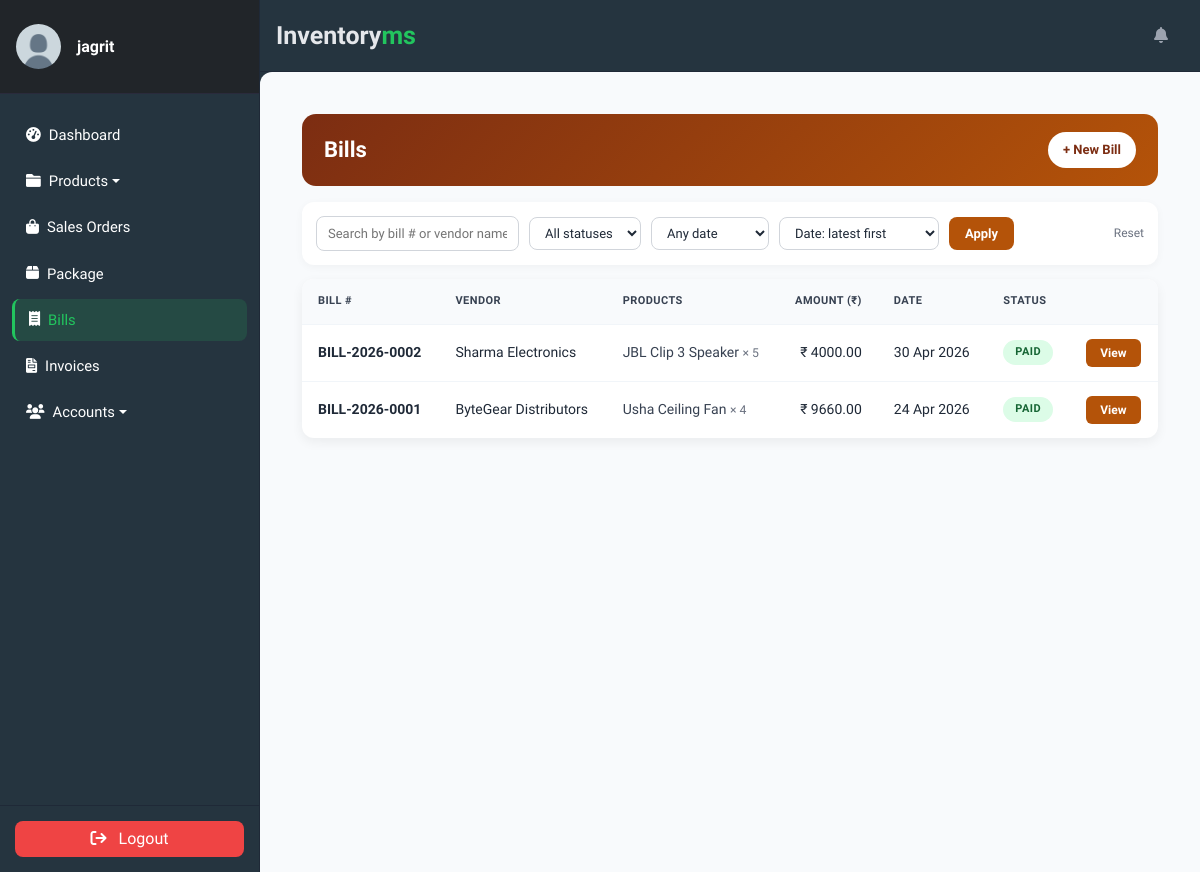
Page /bills/bills/ (signed in) on the committed database.
### accounts/models.py (models this page shows, shortened)
class Profile(models.Model):
    user = models.OneToOneField(
        User, on_delete=models.CASCADE, verbose_name='User'
    )
    slug = AutoSlugField(
        unique=True,
        verbose_name='Account ID',
        populate_from='email'
    )
    profile_picture = ProcessedImageField(
        default='profile_pics/default.jpg',
        upload_to='profile_pics',
        format='JPEG',
        processors=[ResizeToFill(150, 150)],
        options={'quality': 100}
    )
    telephone = PhoneNumberField(
        null=True, blank=True, verbose_name='Telephone'
    )
    email = models.EmailField(
        max_length=150, blank=True, null=True, verbose_name='Email'
    )
    first_name = models.CharField(
        max_length=30, blank=True, verbose_name='First Name'
    )
    last_name = models.CharField(
        max_length=30, blank=True, verbose_name='Last Name'
    )
    status = models.CharField(
        choices=STATUS_CHOICES,
        max_length=12,
        default='INA',
        verbose_name='Status'
    )
    role = models.CharField(
        choices=ROLE_CHOICES,
        max_length=12,
        blank=True,
        null=True,
        verbose_name='Role'
    )
    class Meta:
        ordering = ['slug']
        verbose_name = 'Profile'
        verbose_name_plural = 'Profiles'

class Vendor(models.Model):
    name = models.CharField(max_length=100, verbose_name='Name')
    slug = AutoSlugField(
        unique=True,
        populate_from='name',
        verbose_name='Slug'
    )
    company_name = models.CharField(
        max_length=150, blank=True, null=True, verbose_name='Company Name'
    )
    phone_number = models.CharField(
        max_length=20, blank=True, null=True, verbose_name='Phone Number'
    )
    email = models.EmailField(
        blank=True, null=True, verbose_name='Email'
    )
    address = models.TextField(
        blank=True, null=True, verbose_name='Address'
    )
    total_paid = models.DecimalField(
        max_digits=12, decimal_places=2, default=0,
        verbose_name='Total Paid (₹)',
        help_text='Auto-updated when a Purchase Order is marked as received.'
    )
    created_at = models.DateTimeField(
        auto_now_add=True, null=True, verbose_name='Created At'
    )
    class Meta:
        ordering        = ['-created_at']
        verbose_name    = 'Vendor'
        verbose_name_plural = 'Vendors'

### bills/models.py (models this page shows, shortened)
class Bill(models.Model):
    slug = AutoSlugField(unique=True, populate_from='date')
    bill_number = models.CharField(
        max_length=20, unique=True, blank=True,
        help_text="Auto-generated BILL-YYYY-NNNN."
    )
    date = models.DateTimeField(auto_now_add=True, verbose_name='Date')
    vendor = models.ForeignKey(
        Vendor, on_delete=models.SET_NULL, null=True, blank=True,
        related_name="bills"
    )
    institution_name = models.CharField(max_length=60)
    phone_number = models.PositiveBigIntegerField(blank=True, null=True)
    email = models.EmailField(blank=True, null=True)
    address = models.CharField(max_length=255, blank=True, null=True)
    description = models.CharField(max_length=255, blank=True, null=True)
    payment_details = models.CharField(max_length=255)
    item = models.ForeignKey(
        Item, on_delete=models.SET_NULL, null=True, blank=True,
        related_name="bills"
    )
    quantity = models.PositiveIntegerField(default=0)
    cost_price = models.FloatField(default=0)
    tax = models.FloatField(default=0, help_text="GST / input tax (₹)")
    amount = models.FloatField(verbose_name='Total Amount Owing (₹)')
    status = models.CharField(
        max_length=10, choices=BILL_STATUS, default="PENDING"
    )
    class Meta:
        ordering = ["-id"]
    @property
    def status_color(self):
        return {"PAID": "success", "PENDING": "warning"}.get(self.status, "secondary")

### store/models.py (models this page shows, shortened)
class Item(models.Model):
    slug = AutoSlugField(unique=True, populate_from='name')
    name = models.CharField(max_length=50)
    sku = models.CharField(max_length=32, unique=True, null=True, blank=True)
    description = models.TextField(max_length=256)
    category = models.ForeignKey(Category, on_delete=models.CASCADE)
    quantity = models.IntegerField(default=0)
    low_stock_threshold = models.PositiveIntegerField(default=5)
    price = models.FloatField(default=0)
    cost_price = models.FloatField(default=0)
    image = models.ImageField(
        upload_to='products/', null=True, blank=True,
        help_text="Product image (optional). JPG / PNG / WebP."
    )
    expiring_date = models.DateTimeField(null=True, blank=True)
    created_at    = models.DateTimeField(auto_now_add=True, null=True, blank=True)
    vendor = models.ForeignKey(Vendor, on_delete=models.SET_NULL, null=True, blank=True)
    class Meta:
        ordering = ['name']
        verbose_name_plural = 'Items'

### bills/views.py (the view)
# urls.py: path('bills/', BillListView.as_view(), name='bill_list'),
class BillListView(LoginRequiredMixin, ListView):
    model = Bill
    template_name = "bills/bill_list.html"
    context_object_name = "bills"
    paginate_by = 15
    SORT_MAP = {
        "date_desc":   "-date",
        "date_asc":    "date",
        "amount_desc": "-amount",
        "amount_asc":  "amount",
    }
    def get_queryset(self):
        qs = super().get_queryset().select_related("vendor", "item")
        q = self.request.GET.get("q")
        if q:
            qs = qs.filter(
                Q(bill_number__icontains=q)
                | Q(institution_name__icontains=q)
                | Q(vendor__name__icontains=q)
            )
        status = self.request.GET.get("status")
        if status in {"PAID", "PENDING"}:
            qs = qs.filter(status=status)
        date_filter = self.request.GET.get("date")
        now = timezone.now()
        if date_filter == "today":
            qs = qs.filter(date__date=now.date())
        elif date_filter == "week":
            qs = qs.filter(date__gte=now - timedelta(days=7))
        elif date_filter == "month":
            qs = qs.filter(date__gte=now - timedelta(days=30))
        sort = self.request.GET.get("sort", "date_desc")
        qs = qs.order_by(self.SORT_MAP.get(sort, "-date"))
        return qs
    def get_context_data(self, **kwargs):
        ctx = super().get_context_data(**kwargs)
        ctx["q"] = self.request.GET.get("q", "")
        ctx["status"] = self.request.GET.get("status", "")
        ctx["date"] = self.request.GET.get("date", "")
        ctx["sort"] = self.request.GET.get("sort", "date_desc")
        return ctx

### bills/templates/bills/bill_list.html (shortened to what this page needs)
{% extends "store/base.html" %}
{% block content %}
<div class="module-wrap">
    <div class="module-header" style="background: linear-gradient(135deg, #7c2d12 0%, #b45309 100%);">
        <div>
            <h2>Bills</h2>
        </div>
        <div class="module-actions">
            <a class="btn-action primary" href="{% url 'bill_create' %}" style="color:#7c2d12;">+ New Bill</a>
        </div>
    </div>
    <form method="get" class="filter-bar">
        <input type="text" name="q" value="{{ q }}" placeholder="Search by bill # or vendor name">
        <select name="status">
            <option value="">All statuses</option>
        </select>
        <select name="date">
            <option value="">Any date</option>
        </select>
        <select name="sort">
            <option value="date_desc"   {% if sort == 'date_desc' %}selected{% endif %}>Date: latest first</option>
        </select>
        <button type="submit" style="background:#b45309;">Apply</button>
        <a class="clear" href="{% url 'bill_list' %}">Reset</a>
    </form>
    <table class="data-table">
        <thead>
            <tr>
                <th>Bill #</th>
                <th>Vendor</th>
                <th>Products</th>
                <th class="num">Amount (₹)</th>
                <th>Date</th>
                <th>Status</th>
                <th></th>
            </tr>
        </thead>
        <tbody>
            {% for bill in bills %}
            <tr>
                <td><strong>{{ bill.bill_number|default:bill.slug }}</strong></td>
                <td>{{ bill.vendor.name|default:bill.institution_name }}</td>
                <td>
                    <span style="color:#374151;">{{ bill.item.name|default:bill.description|default:"—" }}</span>
                    {% if bill.quantity > 1 %}<small style="color:#6b7280;"> × {{ bill.quantity }}</small>{% endif %}
                </td>
                <td class="num">₹ {{ bill.amount|floatformat:2 }}</td>
                <td>{{ bill.date|date:"d M Y" }}</td>
                <td><span class="status-badge {{ bill.status_color }}">{{ bill.get_status_display }}</span></td>
                <td>
                    <a class="view-btn" href="{% url 'bill_detail' bill.slug %}" style="background:#b45309;">View</a>
                </td>
            </tr>
            {% empty %}
            <tr><td colspan="7" style="text-align:center;padding:32px;color:#6b7280;">No bills found.</td></tr>
            {% endfor %}
        </tbody>
    </table>
</div>
{% endblock %}

### store/templates/store/sidebar.html (shortened to what this page needs)
{% load static %}
<aside class="sidebar">
    <div class="sidebar-header d-flex align-items-center px-3 py-4">
        <a href="{% url 'user-profile' %}" class="d-flex align-items-center text-decoration-none">
            {% if request.user.profile.profile_picture %}
                <img class="rounded-circle img-fluid" width="45"
                     src="{{ request.user.profile.profile_picture.url }}">
            {% else %}
                <img class="rounded-circle img-fluid" width="45"
                     src="{% static 'default-avatar.png' %}">
            {% endif %}
            <div class="ms-3">
                <h6 class="mb-0 fw-semibold">
                    {{ request.user.username }}
                </h6>
            </div>
        </a>
    </div>
    <div class="nav-container">
        <ul class="nav flex-column mt-2">
            <li class="nav-item mb-1">
                <a class="nav-link {% if request.resolver_match.url_name == 'dashboard' %}active{% endif %}"
                   href="{% url 'dashboard' %}">
                    <i class="fa fa-tachometer-alt me-2"></i> Dashboard
                </a>
            </li>
            <li class="nav-item mb-1 dropdown">
                <a class="nav-link dropdown-toggle
                   {% if request.resolver_match.url_name == 'productslist' or request.resolver_match.url_name == 'category-list' %}active{% endif %}"
                   href="#" data-bs-toggle="dropdown">
                    <i class="fa fa-folder me-2"></i> Products
                </a>
            </li>
            <li class="nav-item mb-1">
                <a class="nav-link {% if request.resolver_match.url_name == 'saleslist' %}active{% endif %}"
                   href="{% url 'saleslist' %}">
                    <i class="fa fa-shopping-bag me-2"></i> Sales Orders
                </a>
            </li>
            <li class="nav-item mb-1">
                <a class="nav-link {% if request.resolver_match.url_name == 'deliveries' %}active{% endif %}"
                   href="{% url 'deliveries' %}">
                    <i class="fa-solid fa-box me-2"></i> Package
                </a>
            </li>
            <li class="nav-item mb-1">
                <a class="nav-link {% if request.resolver_match.url_name == 'bill_list' %}active{% endif %}"
                   href="{% url 'bill_list' %}">
                    <i class="fa-solid fa-receipt me-2"></i>Bills
                </a>
            </li>
            <li class="nav-item mb-1">
                <a class="nav-link {% if request.resolver_match.url_name == 'invoicelist' %}active{% endif %}"
                   href="{% url 'invoicelist' %}">
                    <i class="fa-solid fa-file-invoice me-2"></i>Invoices
                </a>
            </li>
            <li class="nav-item mb-1 dropdown">
                <a class="nav-link dropdown-toggle
                   {% if request.resolver_match.url_name == 'profile_list' or request.resolver_match.url_name == 'customer_list' or request.resolver_match.url_name == 'vendor-list' %}active{% endif %}"
                   href="#" data-bs-toggle="dropdown">
                    <i class="fa fa-users me-2"></i> Accounts
                </a>
            </li>
        </ul>
    </div>
    <div class="sidebar-footer text-center">
        <form method="post" action="{% url 'user-logout' %}">
            <button type="submit" class="btn w-100">
                <i class="fa fa-sign-out me-2"></i> Logout
            </button>
        </form>
    </div>
</aside>

### rows in the picture
Bill: bill_number "BILL-2026-0002", vendor.name "Sharma Electronics", item.name "JBL Clip 3 Speaker", quantity "5", amount "4000.00", date "30 Apr 2026", status "PAID"
Bill: bill_number "BILL-2026-0001", vendor.name "ByteGear Distributors", item.name "Usha Ceiling Fan", quantity "4", amount "9660.00", date "24 Apr 2026", status "PAID"

### other values in the picture
{{ request.user.username }} "jagrit"
